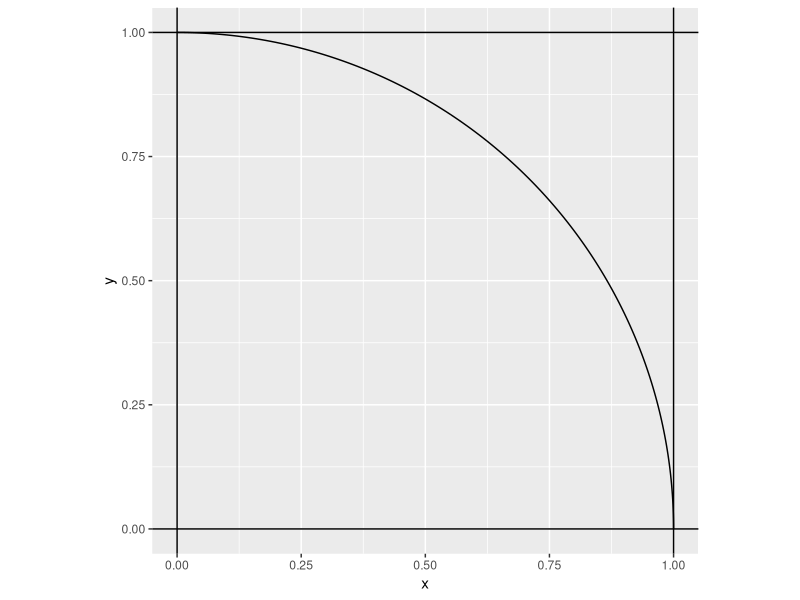

The R script that drew this image:
## ---- chunk 1
# Code
library("tidyverse")
## ---- chunk 2
# La fonction circle calcule les coordonnées d'un point du cercle de rayon 1
# theta est l'angle de la coordonnée polaire du point
circle <- function(theta) {
  z <- exp(1i * theta)
  return(c(Re(z), Im(z)))
}
# Pour tous les angles de 0 à pi/2, par valeur de 0,01
seq(from = 0, to = pi / 2, by = 1/100) %>% 
  # Calculer les coordonnées du point sur le cercle
  sapply(FUN = circle) %>% 
  # Transposer la matrice obtenue (ligne 1 = x, ligne 2 = y)
  t() %>% 
  # La transformer en tibble, nommer les colonnes
  as_tibble(.name_repair = ~c("x", "y")) %>% 
  # Tracer le cercle
  ggplot(aes(x = x, y = y)) +
    geom_line() +
    coord_fixed() +
    # Ajouter le carré
    geom_hline(yintercept = 0:1) +
    geom_vline(xintercept = 0:1) ->
  # Enregistrer le graphique
  gg_circle

# Afficher le graphique
gg_circle
